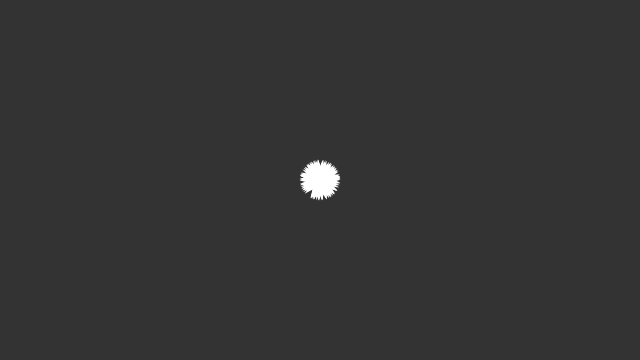
Frame 1 (no input)
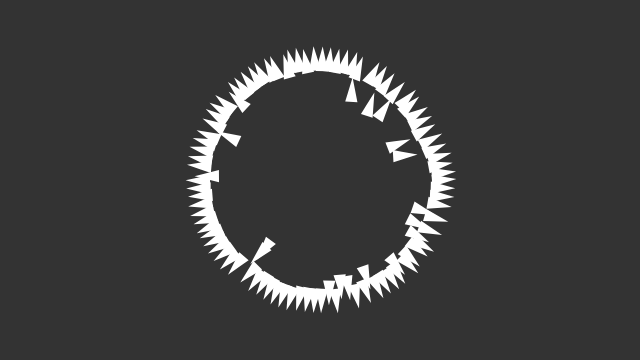
Frame 60 (no input)
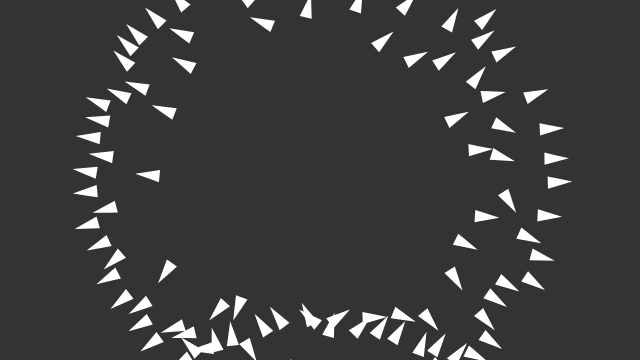
Frame 120 (the mouse pressed at the canvas centre since frame 60)

The p5.js sketch that drew these frames (run headless with seeded random() and noise() and a simulated clock; from frame 60 on, the mouse is pressed at the canvas centre):

// p5.js sketch
// ── sketch.js

const flock = [];

let alignSlider, cohesionSlider, separationSlider

function setup(){
    createCanvas(640,360);
    alignSlider = createSlider(0,5,1.0,0.1);
    cohesionSlider = createSlider(0,5,1.0,0.1);
    separationSlider = createSlider(0,5,1.5,0.1);
    for(let i = 0;i < 100; i++) {
        flock.push(new Boid());
    }

}

function draw() {
    background(51);
    for(let boid of flock) {
        boid.edges()
        boid.flock(flock)
        boid.update()
        boid.show()


    }
}

// ── boid.js

//Refferances:
//https://www.youtube.com/watch?v=mhjuuHl6qHM
//https://processing.org/examples/flocking.html

class Boid {
    constructor() {
      //  this.position = createVector(random(width), random(height));
        this.position = createVector((width/2), (height/2));
        this.velocity = p5.Vector.random2D();
        // Random Speed
        this.velocity.setMag(random(2,4));
        this.acceleration = createVector();
        this.maxForce = 0.03;
        this.maxSpeed = 2;
        this.r = 1;
    }

    edges() {
        if (this.position.x > width) {
            this.position.x = 0;
        } else if (this.position.x < 0) {
            this.position.x = width;
        }

        if (this.position.y > width) {
            this.position.y = 0;
        } else if (this.position.y < 0) {
            this.position.y = height;
        }
    }


    seperation(boids) {
        let perceptionRadius = 50;
        let steering = createVector();
        let total = 0;
        for (let other of boids) {
            let distance = dist(this.position.x, this.position.y, other.position.x, other.position.y);
            if(other !== this && distance < perceptionRadius ) {
                let differance = p5.Vector.sub(this.position, other.position);
                differance.div(distance);
                steering.add(differance);
                total++;
            }
        }
        if (total >0) {
            steering.div(total);
            steering.setMag(this.maxSpeed)
            steering.sub(this.velocity);
            steering.limit(this.maxForce)


        }
        return steering;

    }

    cohesion(boids) {
        let perceptionRadius = 100;
        let steering = createVector();
        let total = 0;
        for (let other of boids) {
            let distance = dist(this.position.x, this.position.y, other.position.x, other.position.y);
            if(other !== this && distance < perceptionRadius ) {
                steering.add(other.position);
                total++;
            }
        }
        if (total >0) {
            steering.div(total);
            steering.sub(this.position);
            steering.setMag(this.maxSpeed)
            steering.sub(this.velocity);
            steering.limit(this.maxForce)


        }
        return steering;

    }

    align(boids) {
        let perceptionRadius = 50;
        let steering = createVector();
        let total = 0;
        for (let other of boids) {
            let distance = dist(this.position.x, this.position.y, other.position.x, other.position.y);
            if(other !== this && distance < perceptionRadius ) {
                steering.add(other.velocity);
                total++;
            }
        }
        if (total >0) {
            steering.div(total);
            steering.setMag(this.maxSpeed)
           steering.sub(this.velocity);
           steering.limit(this.maxForce)


        }
        return steering;

    }
    flock(boids) {

        let alignment = this.align(boids);
        let cohesion = this.cohesion(boids);
        let separation = this.seperation(boids);
        this.acceleration.mult(0);
        alignment.mult(alignSlider.value());
        cohesion.mult(cohesionSlider.value());
        separation.mult(separationSlider.value());
        this.acceleration.add( alignment);
       this.acceleration.add(cohesion);
        this.acceleration.add(separation);


    }

    update() {
        this.velocity.add(this.acceleration);
        this.velocity.limit(this.maxSpeed);
        this.position.add(this.velocity);
        this.acceleration.mult(0);

    }
    show() {
        strokeWeight(8)
        stroke(255)

        let theta = this.velocity.heading() + radians(90);
        fill(200, 100);
      //  stroke(255);
        push();
      //  pushMatrix();
          translate(this.position.x, this.position.y);
         rotate(theta);
           beginShape(TRIANGLES);
          vertex(0, -this.r*2);
            vertex(-this.r, this.r*2);
            vertex(this.r, this.r*2);
            endShape(CLOSE);
            //popMatrix;
        pop();


      //  point(this.position.x, this.position.y)
       // triangle(this.position.x, this.position.x, this.position.y, this.position.y, 0,0);
    }
}
